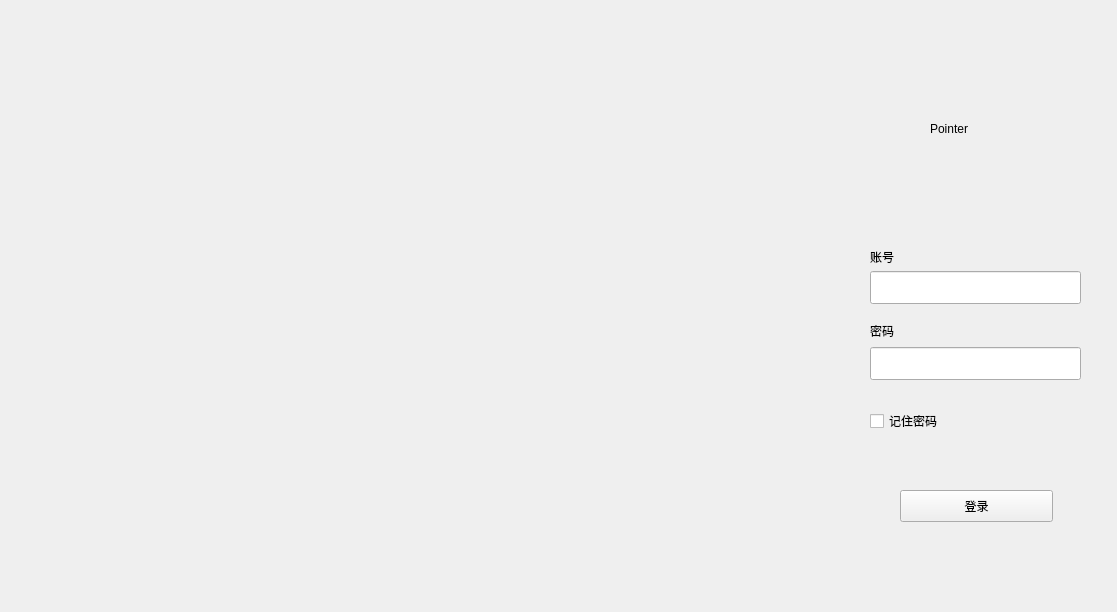
<?xml version="1.0" encoding="UTF-8"?>
<ui version="4.0">
 <class>login</class>
 <widget class="QWidget" name="login">
  <property name="geometry">
   <rect>
    <x>0</x>
    <y>0</y>
    <width>1117</width>
    <height>612</height>
   </rect>
  </property>
  <property name="minimumSize">
   <size>
    <width>1117</width>
    <height>612</height>
   </size>
  </property>
  <property name="maximumSize">
   <size>
    <width>1117</width>
    <height>612</height>
   </size>
  </property>
  <property name="windowTitle">
   <string>Form</string>
  </property>
  <widget class="PrimaryPushButton" name="loginPushButton">
   <property name="geometry">
    <rect>
     <x>900</x>
     <y>490</y>
     <width>153</width>
     <height>32</height>
    </rect>
   </property>
   <property name="minimumSize">
    <size>
     <width>153</width>
     <height>32</height>
    </size>
   </property>
   <property name="maximumSize">
    <size>
     <width>153</width>
     <height>32</height>
    </size>
   </property>
   <property name="text">
    <string>登录</string>
   </property>
  </widget>
  <widget class="TitleLabel" name="TitleLabel">
   <property name="geometry">
    <rect>
     <x>930</x>
     <y>110</y>
     <width>91</width>
     <height>38</height>
    </rect>
   </property>
   <property name="minimumSize">
    <size>
     <width>91</width>
     <height>38</height>
    </size>
   </property>
   <property name="maximumSize">
    <size>
     <width>91</width>
     <height>38</height>
    </size>
   </property>
   <property name="text">
    <string>Pointer</string>
   </property>
  </widget>
  <widget class="QWidget" name="layoutWidget">
   <property name="geometry">
    <rect>
     <x>870</x>
     <y>237</y>
     <width>215</width>
     <height>155</height>
    </rect>
   </property>
   <layout class="QVBoxLayout" name="verticalLayout_3">
    <item>
     <layout class="QVBoxLayout" name="verticalLayout">
      <item>
       <widget class="CaptionLabel" name="CaptionLabel">
        <property name="minimumSize">
         <size>
          <width>31</width>
          <height>16</height>
         </size>
        </property>
        <property name="maximumSize">
         <size>
          <width>211</width>
          <height>17</height>
         </size>
        </property>
        <property name="text">
         <string>账号</string>
        </property>
       </widget>
      </item>
      <item>
       <widget class="LineEdit" name="accountInput">
        <property name="minimumSize">
         <size>
          <width>211</width>
          <height>33</height>
         </size>
        </property>
        <property name="maximumSize">
         <size>
          <width>211</width>
          <height>33</height>
         </size>
        </property>
       </widget>
      </item>
     </layout>
    </item>
    <item>
     <layout class="QVBoxLayout" name="verticalLayout_2">
      <item>
       <widget class="CaptionLabel" name="CaptionLabel_2">
        <property name="minimumSize">
         <size>
          <width>31</width>
          <height>20</height>
         </size>
        </property>
        <property name="maximumSize">
         <size>
          <width>211</width>
          <height>20</height>
         </size>
        </property>
        <property name="text">
         <string>密码</string>
        </property>
       </widget>
      </item>
      <item>
       <widget class="PasswordLineEdit" name="passwdInput">
        <property name="minimumSize">
         <size>
          <width>211</width>
          <height>33</height>
         </size>
        </property>
        <property name="maximumSize">
         <size>
          <width>211</width>
          <height>33</height>
         </size>
        </property>
       </widget>
      </item>
     </layout>
    </item>
   </layout>
  </widget>
  <widget class="QLabel" name="label">
   <property name="geometry">
    <rect>
     <x>0</x>
     <y>0</y>
     <width>841</width>
     <height>621</height>
    </rect>
   </property>
   <property name="text">
    <string/>
   </property>
   <property name="pixmap">
    <pixmap>../img/IMG_2596.JPG</pixmap>
   </property>
   <property name="scaledContents">
    <bool>true</bool>
   </property>
  </widget>
  <widget class="CheckBox" name="CheckBox">
   <property name="geometry">
    <rect>
     <x>870</x>
     <y>410</y>
     <width>211</width>
     <height>22</height>
    </rect>
   </property>
   <property name="minimumSize">
    <size>
     <width>29</width>
     <height>22</height>
    </size>
   </property>
   <property name="text">
    <string>记住密码</string>
   </property>
  </widget>
 </widget>
 <customwidgets>
  <customwidget>
   <class>CheckBox</class>
   <extends>QCheckBox</extends>
   <header>qfluentwidgets</header>
  </customwidget>
  <customwidget>
   <class>PushButton</class>
   <extends>QPushButton</extends>
   <header>qfluentwidgets</header>
  </customwidget>
  <customwidget>
   <class>PrimaryPushButton</class>
   <extends>PushButton</extends>
   <header>qfluentwidgets</header>
  </customwidget>
  <customwidget>
   <class>CaptionLabel</class>
   <extends>QLabel</extends>
   <header>qfluentwidgets</header>
  </customwidget>
  <customwidget>
   <class>TitleLabel</class>
   <extends>QLabel</extends>
   <header>qfluentwidgets</header>
  </customwidget>
  <customwidget>
   <class>LineEdit</class>
   <extends>QLineEdit</extends>
   <header>qfluentwidgets</header>
  </customwidget>
  <customwidget>
   <class>PasswordLineEdit</class>
   <extends>LineEdit</extends>
   <header>qfluentwidgets</header>
  </customwidget>
 </customwidgets>
 <resources/>
 <connections/>
</ui>
